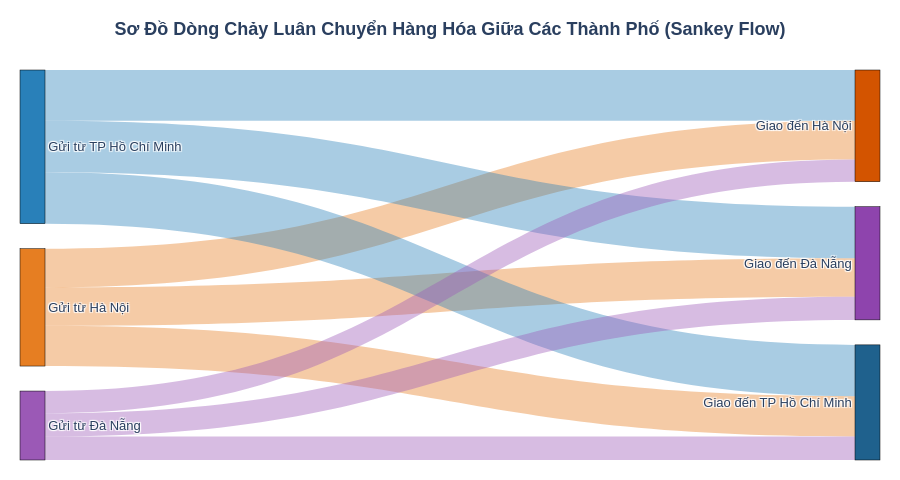

Notebook code for this chart:
### Markdown cell above
---
## 🗺️ Tầng 3: Mạng Lưới Tuyến Đường & Hiệu Suất 12 Chi Nhánh (Network & Facilities)

Phân tích đa chiều về luồng chuyển dịch hàng hóa giữa các thành phố trọng điểm và xếp hạng năng lực giao vận của từng chi nhánh phụ trách.

### Code cell
# Biểu đồ 3.1: Dòng Chảy Hàng Hóa Tuyến Đường Gửi - Nhận (Sankey Flow Đa Sắc)
route_counts = df.groupby(["Nơi Gửi", "Nơi Nhận"]).size().reset_index(name="Số Đơn")

cities = ["Hà Nội", "Đà Nẵng", "TP Hồ Chí Minh"]

label_nodes = [f"Gửi từ {c}" for c in cities] + [f"Giao đến {c}" for c in cities]
node_colors = ["#E67E22", "#9B59B6", "#2980B9", "#D35400", "#8E44AD", "#1F618D"]

# Màu link phân theo Thành phố gửi giúp luồng đi cực kỳ trực quan
link_colors_map = {
    "Hà Nội": "rgba(230, 126, 34, 0.4)",
    "Đà Nẵng": "rgba(155, 89, 182, 0.4)",
    "TP Hồ Chí Minh": "rgba(41, 128, 185, 0.4)"
}

src_indices = [cities.index(row["Nơi Gửi"]) for _, row in route_counts.iterrows()]
dst_indices = [len(cities) + cities.index(row["Nơi Nhận"]) for _, row in route_counts.iterrows()]
link_colors = [link_colors_map[row["Nơi Gửi"]] for _, row in route_counts.iterrows()]

fig3_1 = go.Figure(data=[go.Sankey(
    node=dict(
        pad=25,
        thickness=25,
        line=dict(color="black", width=0.5),
        label=label_nodes,
        color=node_colors
    ),
    link=dict(
        source=src_indices,
        target=dst_indices,
        value=route_counts["Số Đơn"],
        color=link_colors,
        hovertemplate="Tuyến: <b>%{source.label} ➔ %{target.label}</b><br>Sản lượng vận chuyển: <b>%{value:,} đơn</b><extra></extra>"
    )
)])

fig3_1.update_layout(
    title="<b>Sơ Đồ Dòng Chảy Luân Chuyển Hàng Hóa Giữa Các Thành Phố (Sankey Flow)</b>",
    title_x=0.5,
    font=dict(family="Arial", size=13),
    template=PLOTLY_TEMPLATE,
    height=480,
    margin=dict(t=70, l=20, r=20, b=20)
)
fig3_1.show()

### Figure 1 — Plotly figure (JSON) as saved in the notebook; plotly's stock layout.template omitted (floating-point values rounded to 4 significant figures)
{"data": [{"link": {"color": ["rgba(230, 126, 34, 0.4)", "rgba(230, 126, 34, 0.4)", "rgba(230, 126, 34, 0.4)", "rgba(41, 128, 185, 0.4)", "rgba(41, 128, 185, 0.4)", "rgba(41, 128, 185, 0.4)", "rgba(155, 89, 182, 0.4)", "rgba(155, 89, 182, 0.4)", "rgba(155, 89, 182, 0.4)"], "hovertemplate": "Tuyến: <b>%{source.label} ➔ %{target.label}</b><br>Sản lượng vận chuyển: <b>%{value:,} đơn</b><extra></extra>", "source": [0, 0, 0, 2, 2, 2, 1, 1, 1], "target": [3, 5, 4, 3, 5, 4, 3, 5, 4], "value": [1141, 1183, 1127, 1492, 1510, 1519, 653, 693, 682]}, "node": {"color": ["#E67E22", "#9B59B6", "#2980B9", "#D35400", "#8E44AD", "#1F618D"], "label": ["Gửi từ Hà Nội", "Gửi từ Đà Nẵng", "Gửi từ TP Hồ Chí Minh", "Giao đến Hà Nội", "Giao đến Đà Nẵng", "Giao đến TP Hồ Chí Minh"], "line": {"color": "black", "width": 0.5}, "pad": 25, "thickness": 25}, "type": "sankey"}], "layout": {"font": {"family": "Arial", "size": 13}, "height": 480, "margin": {"b": 20, "l": 20, "r": 20, "t": 70}, "title": {"text": "<b>Sơ Đồ Dòng Chảy Luân Chuyển Hàng Hóa Giữa Các Thành Phố (Sankey Flow)</b>", "x": 0.5}}}
